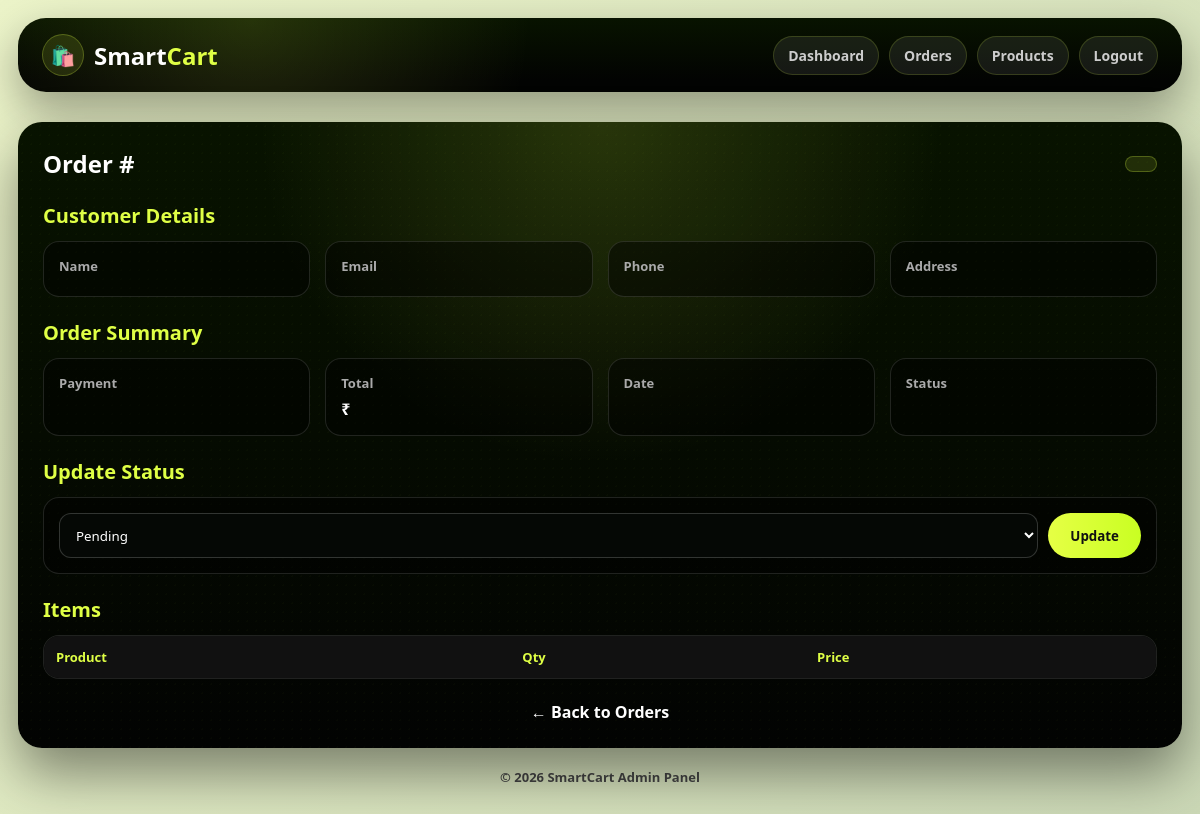
The page /admin/order/4 (signed in) on the database as committed earlier.
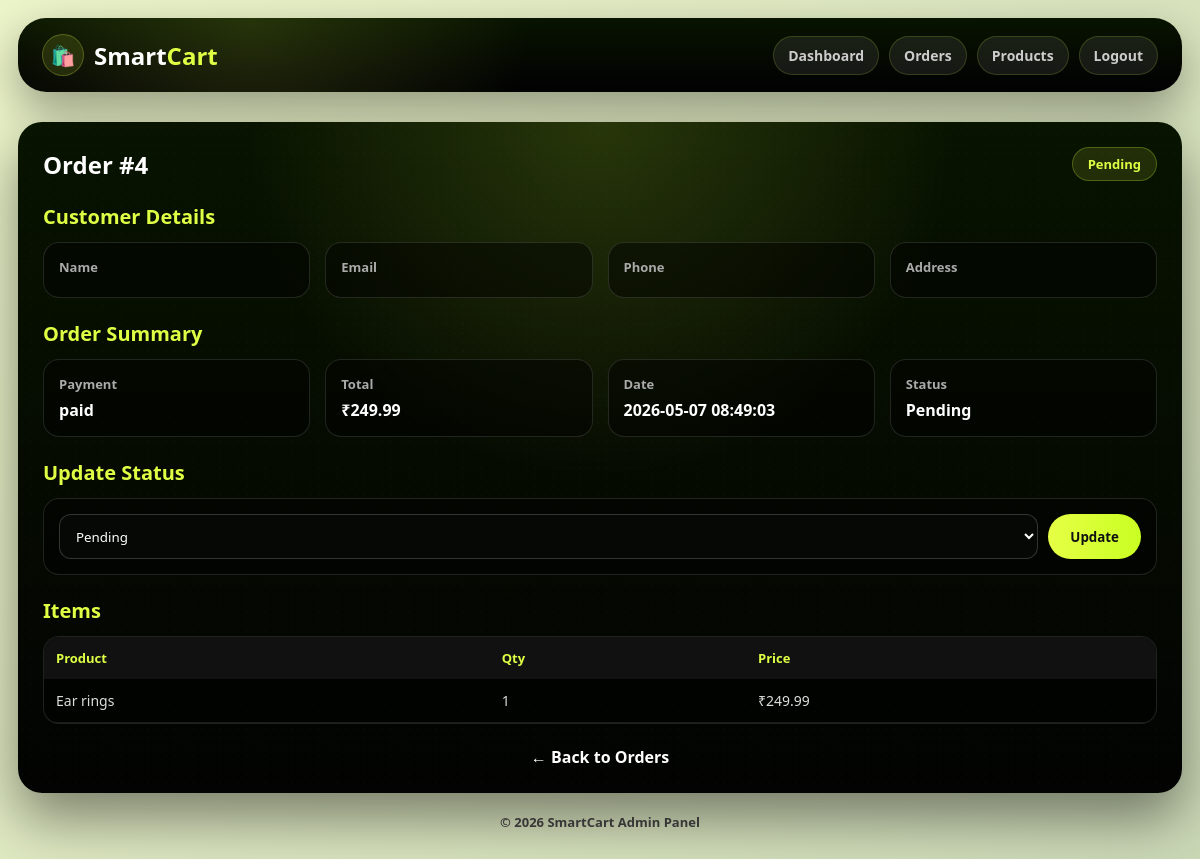
The same page on the database as committed later.
### tables this page shows
CREATE TABLE orders (
    order_id INTEGER PRIMARY KEY AUTOINCREMENT,
    user_id INTEGER,
    address_id INTEGER,
    razorpay_order_id TEXT,
    razorpay_payment_id TEXT,
    amount REAL,
    payment_status TEXT,
    order_status TEXT DEFAULT 'Pending',
    created_at TIMESTAMP DEFAULT CURRENT_TIMESTAMP
);

CREATE TABLE order_items (
    id INTEGER PRIMARY KEY AUTOINCREMENT,
    order_id INTEGER,
    product_id INTEGER,
    product_name TEXT,
    quantity INTEGER,
    price REAL,
    total REAL
);

### app.py (the view)
@app.route('/admin/order/<int:order_id>')
def admin_order_details(order_id):
    if 'admin_id' not in session:
        flash("Please login!", "danger")
        return redirect('/admin-login')
    conn = get_db_connection()
    cursor = conn.cursor()
    cursor.execute("SELECT * FROM orders WHERE order_id=?", (order_id,))
    order = cursor.fetchone()
    cursor.execute("SELECT * FROM order_items WHERE order_id=?", (order_id,))
    items = cursor.fetchall()
    cursor.close()
    conn.close()
    return render_template("admin/order_details.html", order=order, items=items)

### app.py (called while the page is built)
def get_db_connection():
    import sqlite3
    conn = sqlite3.connect(config.DB_NAME)
    conn.row_factory = sqlite3.Row
    return conn

### templates/admin/order_details.html (shortened to what this page needs)
<!DOCTYPE html>
<html lang="en">
<head>
</head>
<body>
<div class="navbar">
    <div class="logo">
        <div class="logo-icon">🛍️</div>
        <h1>Smart<span>Cart</span></h1>
    </div>
    <div class="nav-links" id="navLinks">
        <a href="/admin-dashboard">Dashboard</a>
        <a href="/admin/orders">Orders</a>
        <a href="/admin/item-list">Products</a>
        <a href="/admin-logout">Logout</a>
    </div>
</div>
<div class="container">
<div class="card">
    <div class="header">
        <h2>Order #{{ order.order_id }}</h2>
        <span class="status-badge">{{ order.order_status }}</span>
    </div>
    <h3 class="section-title">Customer Details</h3>
    <div class="grid">
        <div class="info-box"><h4>Name</h4><p>{{ order.user_name }}</p></div>
        <div class="info-box"><h4>Email</h4><p>{{ order.user_email }}</p></div>
        <div class="info-box"><h4>Phone</h4><p>{{ order.phone }}</p></div>
        <div class="info-box"><h4>Address</h4><p>{{ order.address }}</p></div>
    </div>
    <h3 class="section-title">Order Summary</h3>
    <div class="grid">
        <div class="info-box"><h4>Payment</h4><p>{{ order.payment_status }}</p></div>
        <div class="info-box"><h4>Total</h4><p>₹{{ order.amount }}</p></div>
        <div class="info-box"><h4>Date</h4><p>{{ order.created_at }}</p></div>
        <div class="info-box"><h4>Status</h4><p>{{ order.order_status }}</p></div>
    </div>
    <h3 class="section-title">Update Status</h3>
    <div class="form-box">
        <form method="POST" action="/admin/update-order-status/{{ order.order_id }}">
            <select name="status">
                <option {% if order.order_status == 'Pending' %}selected{% endif %}>Pending</option>
            </select>
            <button type="submit">Update</button>
        </form>
    </div>
    <h3 class="section-title">Items</h3>
    <div class="table-card">
        <div class="table-wrap">
            <table>
                <tr>
                    <th>Product</th>
                    <th>Qty</th>
                    <th>Price</th>
                </tr>
                {% for it in items %}
                <tr>
                    <td>{{ it.product_name }}</td>
                    <td>{{ it.quantity }}</td>
                    <td>₹{{ it.price }}</td>
                </tr>
                {% endfor %}
            </table>
        </div>
    </div>
    <div class="back">
        <a href="/admin/orders">← Back to Orders</a>
    </div>
</div>
<div class="footer">
    © 2026 SmartCart Admin Panel
</div>
</div>
</body>
</html>

Rows that differ between the two databases and show on the page:
added orders: order_id "4", order_status "Pending", payment_status "paid", amount "249.99", created_at "2026-05-07 08:49:03", status "Pending"
added order_items: product_name "Ear rings", quantity "1", price "249.99"
Other text that changed with them:
form field status: "Pending" → (not shown)
